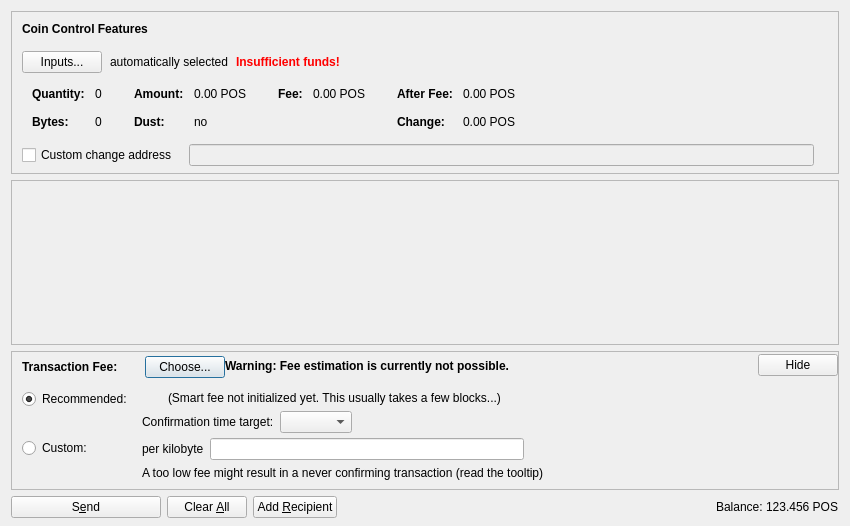
<?xml version="1.0" encoding="UTF-8"?>
<ui version="4.0">
 <class>SendCoinsDialog</class>
 <widget class="QDialog" name="SendCoinsDialog">
  <property name="geometry">
   <rect>
    <x>0</x>
    <y>0</y>
    <width>850</width>
    <height>526</height>
   </rect>
  </property>
  <property name="windowTitle">
   <string>Send Coins</string>
  </property>
  <layout class="QVBoxLayout" name="verticalLayout" stretch="0,1,0,0">
   <property name="bottomMargin">
    <number>8</number>
   </property>
   <item>
    <widget class="QFrame" name="frameCoinControl">
     <property name="sizePolicy">
      <sizepolicy hsizetype="Expanding" vsizetype="Expanding">
       <horstretch>0</horstretch>
       <verstretch>0</verstretch>
      </sizepolicy>
     </property>
     <property name="maximumSize">
      <size>
       <width>16777215</width>
       <height>16777215</height>
      </size>
     </property>
     <property name="frameShape">
      <enum>QFrame::StyledPanel</enum>
     </property>
     <property name="frameShadow">
      <enum>QFrame::Sunken</enum>
     </property>
     <layout class="QVBoxLayout" name="verticalLayoutCoinControl2">
      <property name="spacing">
       <number>0</number>
      </property>
      <property name="leftMargin">
       <number>0</number>
      </property>
      <property name="topMargin">
       <number>0</number>
      </property>
      <property name="rightMargin">
       <number>0</number>
      </property>
      <property name="bottomMargin">
       <number>6</number>
      </property>
      <item>
       <layout class="QVBoxLayout" name="verticalLayoutCoinControl" stretch="0,0,0,0,1">
        <property name="spacing">
         <number>0</number>
        </property>
        <property name="leftMargin">
         <number>10</number>
        </property>
        <property name="topMargin">
         <number>10</number>
        </property>
        <item>
         <layout class="QHBoxLayout" name="horizontalLayoutCoinControl1">
          <property name="bottomMargin">
           <number>15</number>
          </property>
          <item>
           <widget class="QLabel" name="labelCoinControlFeatures">
            <property name="sizePolicy">
             <sizepolicy hsizetype="Preferred" vsizetype="Maximum">
              <horstretch>0</horstretch>
              <verstretch>0</verstretch>
             </sizepolicy>
            </property>
            <property name="font">
             <font>
              <weight>75</weight>
              <bold>true</bold>
             </font>
            </property>
            <property name="styleSheet">
             <string notr="true">font-weight:bold;</string>
            </property>
            <property name="text">
             <string>Coin Control Features</string>
            </property>
           </widget>
          </item>
         </layout>
        </item>
        <item>
         <layout class="QHBoxLayout" name="horizontalLayoutCoinControl2" stretch="0,0,0,0">
          <property name="spacing">
           <number>8</number>
          </property>
          <property name="bottomMargin">
           <number>10</number>
          </property>
          <item>
           <widget class="QPushButton" name="pushButtonCoinControl">
            <property name="styleSheet">
             <string notr="true"/>
            </property>
            <property name="text">
             <string>Inputs...</string>
            </property>
            <property name="autoDefault">
             <bool>false</bool>
            </property>
           </widget>
          </item>
          <item>
           <widget class="QLabel" name="labelCoinControlAutomaticallySelected">
            <property name="text">
             <string>automatically selected</string>
            </property>
            <property name="margin">
             <number>5</number>
            </property>
           </widget>
          </item>
          <item>
           <widget class="QLabel" name="labelCoinControlInsuffFunds">
            <property name="font">
             <font>
              <weight>75</weight>
              <bold>true</bold>
             </font>
            </property>
            <property name="styleSheet">
             <string notr="true">color:red;font-weight:bold;</string>
            </property>
            <property name="text">
             <string>Insufficient funds!</string>
            </property>
            <property name="margin">
             <number>5</number>
            </property>
           </widget>
          </item>
          <item>
           <spacer name="horizontalSpacerCoinControl">
            <property name="orientation">
             <enum>Qt::Horizontal</enum>
            </property>
            <property name="sizeHint" stdset="0">
             <size>
              <width>40</width>
              <height>1</height>
             </size>
            </property>
           </spacer>
          </item>
         </layout>
        </item>
        <item>
         <widget class="QWidget" name="widgetCoinControl" native="true">
          <property name="sizePolicy">
           <sizepolicy hsizetype="Preferred" vsizetype="Preferred">
            <horstretch>0</horstretch>
            <verstretch>0</verstretch>
           </sizepolicy>
          </property>
          <property name="minimumSize">
           <size>
            <width>0</width>
            <height>0</height>
           </size>
          </property>
          <property name="styleSheet">
           <string notr="true"/>
          </property>
          <layout class="QHBoxLayout" name="horizontalLayoutCoinControl5">
           <property name="leftMargin">
            <number>0</number>
           </property>
           <property name="topMargin">
            <number>0</number>
           </property>
           <property name="rightMargin">
            <number>0</number>
           </property>
           <property name="bottomMargin">
            <number>0</number>
           </property>
           <item>
            <layout class="QHBoxLayout" name="horizontalLayoutCoinControl3" stretch="0,0,0,1">
             <property name="spacing">
              <number>20</number>
             </property>
             <property name="topMargin">
              <number>0</number>
             </property>
             <property name="bottomMargin">
              <number>10</number>
             </property>
             <item>
              <layout class="QFormLayout" name="formLayoutCoinControl1">
               <property name="horizontalSpacing">
                <number>10</number>
               </property>
               <property name="verticalSpacing">
                <number>14</number>
               </property>
               <property name="leftMargin">
                <number>10</number>
               </property>
               <property name="topMargin">
                <number>4</number>
               </property>
               <property name="rightMargin">
                <number>6</number>
               </property>
               <item row="0" column="0">
                <widget class="QLabel" name="labelCoinControlQuantityText">
                 <property name="font">
                  <font>
                   <weight>75</weight>
                   <bold>true</bold>
                  </font>
                 </property>
                 <property name="text">
                  <string>Quantity:</string>
                 </property>
                 <property name="margin">
                  <number>0</number>
                 </property>
                </widget>
               </item>
               <item row="0" column="1">
                <widget class="QLabel" name="labelCoinControlQuantity">
                 <property name="cursor">
                  <cursorShape>IBeamCursor</cursorShape>
                 </property>
                 <property name="contextMenuPolicy">
                  <enum>Qt::ActionsContextMenu</enum>
                 </property>
                 <property name="text">
                  <string notr="true">0</string>
                 </property>
                 <property name="margin">
                  <number>0</number>
                 </property>
                 <property name="textInteractionFlags">
                  <set>Qt::LinksAccessibleByMouse|Qt::TextSelectableByKeyboard|Qt::TextSelectableByMouse</set>
                 </property>
                </widget>
               </item>
               <item row="1" column="0">
                <widget class="QLabel" name="labelCoinControlBytesText">
                 <property name="font">
                  <font>
                   <weight>75</weight>
                   <bold>true</bold>
                  </font>
                 </property>
                 <property name="text">
                  <string>Bytes:</string>
                 </property>
                </widget>
               </item>
               <item row="1" column="1">
                <widget class="QLabel" name="labelCoinControlBytes">
                 <property name="cursor">
                  <cursorShape>IBeamCursor</cursorShape>
                 </property>
                 <property name="contextMenuPolicy">
                  <enum>Qt::ActionsContextMenu</enum>
                 </property>
                 <property name="text">
                  <string notr="true">0</string>
                 </property>
                 <property name="textInteractionFlags">
                  <set>Qt::LinksAccessibleByMouse|Qt::TextSelectableByKeyboard|Qt::TextSelectableByMouse</set>
                 </property>
                </widget>
               </item>
              </layout>
             </item>
             <item>
              <layout class="QFormLayout" name="formLayoutCoinControl2">
               <property name="horizontalSpacing">
                <number>10</number>
               </property>
               <property name="verticalSpacing">
                <number>14</number>
               </property>
               <property name="leftMargin">
                <number>6</number>
               </property>
               <property name="topMargin">
                <number>4</number>
               </property>
               <property name="rightMargin">
                <number>6</number>
               </property>
               <item row="0" column="0">
                <widget class="QLabel" name="labelCoinControlAmountText">
                 <property name="font">
                  <font>
                   <weight>75</weight>
                   <bold>true</bold>
                  </font>
                 </property>
                 <property name="text">
                  <string>Amount:</string>
                 </property>
                 <property name="margin">
                  <number>0</number>
                 </property>
                </widget>
               </item>
               <item row="0" column="1">
                <widget class="QLabel" name="labelCoinControlAmount">
                 <property name="cursor">
                  <cursorShape>IBeamCursor</cursorShape>
                 </property>
                 <property name="contextMenuPolicy">
                  <enum>Qt::ActionsContextMenu</enum>
                 </property>
                 <property name="text">
                  <string notr="true">0.00 POS</string>
                 </property>
                 <property name="textInteractionFlags">
                  <set>Qt::LinksAccessibleByMouse|Qt::TextSelectableByKeyboard|Qt::TextSelectableByMouse</set>
                 </property>
                </widget>
               </item>
               <item row="1" column="0">
                <widget class="QLabel" name="labelCoinControlLowOutputText">
                 <property name="font">
                  <font>
                   <weight>75</weight>
                   <bold>true</bold>
                  </font>
                 </property>
                 <property name="text">
                  <string>Dust:</string>
                 </property>
                </widget>
               </item>
               <item row="1" column="1">
                <widget class="QLabel" name="labelCoinControlLowOutput">
                 <property name="cursor">
                  <cursorShape>IBeamCursor</cursorShape>
                 </property>
                 <property name="contextMenuPolicy">
                  <enum>Qt::ActionsContextMenu</enum>
                 </property>
                 <property name="text">
                  <string notr="true">no</string>
                 </property>
                 <property name="textInteractionFlags">
                  <set>Qt::LinksAccessibleByMouse|Qt::TextSelectableByKeyboard|Qt::TextSelectableByMouse</set>
                 </property>
                </widget>
               </item>
              </layout>
             </item>
             <item>
              <layout class="QFormLayout" name="formLayoutCoinControl3">
               <property name="horizontalSpacing">
                <number>10</number>
               </property>
               <property name="verticalSpacing">
                <number>14</number>
               </property>
               <property name="leftMargin">
                <number>6</number>
               </property>
               <property name="topMargin">
                <number>4</number>
               </property>
               <property name="rightMargin">
                <number>6</number>
               </property>
               <item row="0" column="0">
                <widget class="QLabel" name="labelCoinControlFeeText">
                 <property name="font">
                  <font>
                   <weight>75</weight>
                   <bold>true</bold>
                  </font>
                 </property>
                 <property name="text">
                  <string>Fee:</string>
                 </property>
                 <property name="margin">
                  <number>0</number>
                 </property>
                </widget>
               </item>
               <item row="0" column="1">
                <widget class="QLabel" name="labelCoinControlFee">
                 <property name="cursor">
                  <cursorShape>IBeamCursor</cursorShape>
                 </property>
                 <property name="contextMenuPolicy">
                  <enum>Qt::ActionsContextMenu</enum>
                 </property>
                 <property name="text">
                  <string notr="true">0.00 POS</string>
                 </property>
                 <property name="textInteractionFlags">
                  <set>Qt::LinksAccessibleByMouse|Qt::TextSelectableByKeyboard|Qt::TextSelectableByMouse</set>
                 </property>
                </widget>
               </item>
              </layout>
             </item>
             <item>
              <layout class="QFormLayout" name="formLayoutCoinControl4">
               <property name="horizontalSpacing">
                <number>10</number>
               </property>
               <property name="verticalSpacing">
                <number>14</number>
               </property>
               <property name="leftMargin">
                <number>6</number>
               </property>
               <property name="topMargin">
                <number>4</number>
               </property>
               <property name="rightMargin">
                <number>6</number>
               </property>
               <item row="0" column="0">
                <widget class="QLabel" name="labelCoinControlAfterFeeText">
                 <property name="font">
                  <font>
                   <weight>75</weight>
                   <bold>true</bold>
                  </font>
                 </property>
                 <property name="text">
                  <string>After Fee:</string>
                 </property>
                 <property name="margin">
                  <number>0</number>
                 </property>
                </widget>
               </item>
               <item row="0" column="1">
                <widget class="QLabel" name="labelCoinControlAfterFee">
                 <property name="cursor">
                  <cursorShape>IBeamCursor</cursorShape>
                 </property>
                 <property name="contextMenuPolicy">
                  <enum>Qt::ActionsContextMenu</enum>
                 </property>
                 <property name="text">
                  <string notr="true">0.00 POS</string>
                 </property>
                 <property name="textInteractionFlags">
                  <set>Qt::LinksAccessibleByMouse|Qt::TextSelectableByKeyboard|Qt::TextSelectableByMouse</set>
                 </property>
                </widget>
               </item>
               <item row="1" column="0">
                <widget class="QLabel" name="labelCoinControlChangeText">
                 <property name="font">
                  <font>
                   <weight>75</weight>
                   <bold>true</bold>
                  </font>
                 </property>
                 <property name="text">
                  <string>Change:</string>
                 </property>
                </widget>
               </item>
               <item row="1" column="1">
                <widget class="QLabel" name="labelCoinControlChange">
                 <property name="cursor">
                  <cursorShape>IBeamCursor</cursorShape>
                 </property>
                 <property name="contextMenuPolicy">
                  <enum>Qt::ActionsContextMenu</enum>
                 </property>
                 <property name="text">
                  <string notr="true">0.00 POS</string>
                 </property>
                 <property name="textInteractionFlags">
                  <set>Qt::LinksAccessibleByMouse|Qt::TextSelectableByKeyboard|Qt::TextSelectableByMouse</set>
                 </property>
                </widget>
               </item>
              </layout>
             </item>
            </layout>
           </item>
          </layout>
         </widget>
        </item>
        <item>
         <layout class="QHBoxLayout" name="horizontalLayoutCoinControl4" stretch="0,0,0">
          <property name="spacing">
           <number>12</number>
          </property>
          <property name="sizeConstraint">
           <enum>QLayout::SetDefaultConstraint</enum>
          </property>
          <property name="topMargin">
           <number>5</number>
          </property>
          <property name="rightMargin">
           <number>5</number>
          </property>
          <item>
           <widget class="QCheckBox" name="checkBoxCoinControlChange">
            <property name="toolTip">
             <string>If this is activated, but the change address is empty or invalid, change will be sent to a newly generated address.</string>
            </property>
            <property name="text">
             <string>Custom change address</string>
            </property>
           </widget>
          </item>
          <item>
           <widget class="QValidatedLineEdit" name="lineEditCoinControlChange">
            <property name="enabled">
             <bool>false</bool>
            </property>
            <property name="sizePolicy">
             <sizepolicy hsizetype="Expanding" vsizetype="Fixed">
              <horstretch>0</horstretch>
              <verstretch>0</verstretch>
             </sizepolicy>
            </property>
           </widget>
          </item>
          <item>
           <widget class="QLabel" name="labelCoinControlChangeLabel">
            <property name="sizePolicy">
             <sizepolicy hsizetype="Preferred" vsizetype="Expanding">
              <horstretch>0</horstretch>
              <verstretch>0</verstretch>
             </sizepolicy>
            </property>
            <property name="minimumSize">
             <size>
              <width>0</width>
              <height>0</height>
             </size>
            </property>
            <property name="text">
             <string/>
            </property>
            <property name="margin">
             <number>3</number>
            </property>
           </widget>
          </item>
         </layout>
        </item>
        <item>
         <spacer name="verticalSpacerCoinControl">
          <property name="orientation">
           <enum>Qt::Vertical</enum>
          </property>
          <property name="sizeHint" stdset="0">
           <size>
            <width>800</width>
            <height>1</height>
           </size>
          </property>
         </spacer>
        </item>
       </layout>
      </item>
     </layout>
    </widget>
   </item>
   <item>
    <widget class="QScrollArea" name="scrollArea">
     <property name="widgetResizable">
      <bool>true</bool>
     </property>
     <widget class="QWidget" name="scrollAreaWidgetContents">
      <property name="geometry">
       <rect>
        <x>0</x>
        <y>0</y>
        <width>830</width>
        <height>104</height>
       </rect>
      </property>
      <layout class="QVBoxLayout" name="verticalLayout_2" stretch="0,1">
       <property name="leftMargin">
        <number>0</number>
       </property>
       <property name="topMargin">
        <number>0</number>
       </property>
       <property name="rightMargin">
        <number>0</number>
       </property>
       <property name="bottomMargin">
        <number>0</number>
       </property>
       <item>
        <layout class="QVBoxLayout" name="entries">
         <property name="spacing">
          <number>6</number>
         </property>
        </layout>
       </item>
       <item>
        <spacer name="verticalSpacer">
         <property name="orientation">
          <enum>Qt::Vertical</enum>
         </property>
         <property name="sizeHint" stdset="0">
          <size>
           <width>20</width>
           <height>40</height>
          </size>
         </property>
        </spacer>
       </item>
      </layout>
     </widget>
    </widget>
   </item>
   <item>
    <widget class="QFrame" name="frameFee">
     <property name="sizePolicy">
      <sizepolicy hsizetype="Expanding" vsizetype="Expanding">
       <horstretch>0</horstretch>
       <verstretch>0</verstretch>
      </sizepolicy>
     </property>
     <property name="maximumSize">
      <size>
       <width>16777215</width>
       <height>16777215</height>
      </size>
     </property>
     <property name="frameShape">
      <enum>QFrame::StyledPanel</enum>
     </property>
     <property name="frameShadow">
      <enum>QFrame::Sunken</enum>
     </property>
     <layout class="QVBoxLayout" name="verticalLayoutFee1">
      <property name="spacing">
       <number>0</number>
      </property>
      <property name="leftMargin">
       <number>0</number>
      </property>
      <property name="topMargin">
       <number>0</number>
      </property>
      <property name="rightMargin">
       <number>0</number>
      </property>
      <property name="bottomMargin">
       <number>0</number>
      </property>
      <item>
       <layout class="QVBoxLayout" name="verticalLayoutFee2" stretch="0,0,0">
        <property name="spacing">
         <number>0</number>
        </property>
        <property name="leftMargin">
         <number>10</number>
        </property>
        <property name="topMargin">
         <number>0</number>
        </property>
        <item>
         <layout class="QHBoxLayout" name="horizontalLayoutFee1">
          <property name="bottomMargin">
           <number>0</number>
          </property>
          <item>
           <layout class="QVBoxLayout" name="verticalLayoutFee7">
            <property name="spacing">
             <number>0</number>
            </property>
            <item>
             <spacer name="verticalSpacerSmartFee">
              <property name="orientation">
               <enum>Qt::Vertical</enum>
              </property>
              <property name="sizeType">
               <enum>QSizePolicy::Fixed</enum>
              </property>
              <property name="sizeHint" stdset="0">
               <size>
                <width>1</width>
                <height>4</height>
               </size>
              </property>
             </spacer>
            </item>
            <item>
             <layout class="QHBoxLayout" name="horizontalLayoutSmartFee">
              <property name="spacing">
               <number>10</number>
              </property>
              <item>
               <widget class="QLabel" name="labelFeeHeadline">
                <property name="sizePolicy">
                 <sizepolicy hsizetype="Preferred" vsizetype="Maximum">
                  <horstretch>0</horstretch>
                  <verstretch>0</verstretch>
                 </sizepolicy>
                </property>
                <property name="font">
                 <font>
                  <weight>75</weight>
                  <bold>true</bold>
                 </font>
                </property>
                <property name="styleSheet">
                 <string notr="true">font-weight:bold;</string>
                </property>
                <property name="text">
                 <string>Transaction Fee:</string>
                </property>
               </widget>
              </item>
              <item>
               <widget class="QLabel" name="labelFeeMinimized">
                <property name="text">
                 <string/>
                </property>
               </widget>
              </item>
              <item>
               <widget class="QPushButton" name="buttonChooseFee">
                <property name="text">
                 <string>Choose...</string>
                </property>
               </widget>
              </item>
             </layout>
            </item>
            <item>
             <spacer name="verticalSpacer_5">
              <property name="orientation">
               <enum>Qt::Vertical</enum>
              </property>
              <property name="sizeHint" stdset="0">
               <size>
                <width>1</width>
                <height>1</height>
               </size>
              </property>
             </spacer>
            </item>
           </layout>
          </item>
          <item>
           <widget class="QLabel" name="fallbackFeeWarningLabel">
            <property name="toolTip">
             <string>Using the fallbackfee can result in sending a transaction that will take several hours or days (or never) to confirm. Consider choosing your fee manually or wait until you have validated the complete chain.</string>
            </property>
            <property name="font">
            <font>
                <weight>75</weight>
                <bold>true</bold>
            </font>
            </property>
            <property name="text">
             <string>Warning: Fee estimation is currently not possible.</string>
            </property>
            <property name="wordWrap">
             <bool>false</bool>
            </property>
           </widget>
          </item>
          <item>
           <spacer name="horizontalSpacer_4">
            <property name="orientation">
             <enum>Qt::Horizontal</enum>
            </property>
            <property name="sizeType">
             <enum>QSizePolicy::MinimumExpanding</enum>
            </property>
            <property name="sizeHint" stdset="0">
             <size>
              <width>40</width>
              <height>20</height>
             </size>
            </property>
           </spacer>
          </item>
          <item>
           <widget class="QPushButton" name="buttonMinimizeFee">
            <property name="toolTip">
             <string>collapse fee-settings</string>
            </property>
            <property name="text">
             <string>Hide</string>
            </property>
           </widget>
          </item>
         </layout>
        </item>
        <item>
         <widget class="QFrame" name="frameFeeSelection">
          <layout class="QVBoxLayout" name="verticalLayoutFee12">
           <property name="spacing">
            <number>0</number>
           </property>
           <property name="leftMargin">
            <number>0</number>
           </property>
           <property name="topMargin">
            <number>0</number>
           </property>
           <property name="rightMargin">
            <number>0</number>
           </property>
           <property name="bottomMargin">
            <number>0</number>
           </property>
           <item>
            <layout class="QGridLayout" name="gridLayoutFee">
             <property name="topMargin">
              <number>10</number>
             </property>
             <property name="bottomMargin">
              <number>4</number>
             </property>
             <property name="horizontalSpacing">
              <number>10</number>
             </property>
             <property name="verticalSpacing">
              <number>4</number>
             </property>
             <item row="1" column="1">
              <layout class="QVBoxLayout" name="verticalLayoutFee8">
               <property name="spacing">
                <number>6</number>
               </property>
               <item>
                <layout class="QHBoxLayout" name="horizontalLayoutFee13">
                 <item>
                  <widget class="QLabel" name="labelCustomPerKilobyte">
                   <property name="toolTip">
                    <string>Specify a custom fee per kB (1,000 bytes) of the transaction's virtual size.

Note:  Since the fee is calculated on a per-byte basis, a fee of "100 satoshis per kB" for a transaction size of 500 bytes (half of 1 kB) would ultimately yield a fee of only 50 satoshis.</string>
                   </property>
                   <property name="text">
                    <string>per kilobyte</string>
                   </property>
                  </widget>
                 </item>
                 <item>
                  <widget class="BitcoinAmountField" name="customFee"/>
                 </item>
                 <item>
                  <spacer name="horizontalSpacer_6">
                   <property name="orientation">
                    <enum>Qt::Horizontal</enum>
                   </property>
                   <property name="sizeHint" stdset="0">
                    <size>
                     <width>1</width>
                     <height>1</height>
                    </size>
                   </property>
                  </spacer>
                 </item>
                </layout>
               </item>
               <item>
                <layout class="QHBoxLayout" name="horizontalLayoutFee8">
                 <item>
                  <widget class="QLabel" name="labelCustomFeeWarning">
                   <property name="enabled">
                    <bool>true</bool>
                   </property>
                   <property name="toolTip">
                    <string>When there is less transaction volume than space in the blocks, miners as well as relaying nodes may enforce a minimum fee. Paying only this minimum fee is just fine, but be aware that this can result in a never confirming transaction once there is more demand for poscoin transactions than the network can process.</string>
                   </property>
                   <property name="text">
                    <string>A too low fee might result in a never confirming transaction (read the tooltip)</string>
                   </property>
                  </widget>
                 </item>
                 <item>
                  <spacer name="horizontalSpacer_2">
                   <property name="orientation">
                    <enum>Qt::Horizontal</enum>
                   </property>
                   <property name="sizeHint" stdset="0">
                    <size>
                     <width>1</width>
                     <height>1</height>
                    </size>
                   </property>
                  </spacer>
                 </item>
                </layout>
               </item>
              </layout>
             </item>
             <item row="0" column="0">
              <layout class="QVBoxLayout" name="verticalLayoutFee4" stretch="0,1">
               <item>
                <widget class="QRadioButton" name="radioSmartFee">
                 <property name="text">
                  <string>Recommended:</string>
                 </property>
                 <property name="checked">
                  <bool>true</bool>
                 </property>
                 <attribute name="buttonGroup">
                  <string notr="true">groupFee</string>
                 </attribute>
                </widget>
               </item>
               <item>
                <spacer name="verticalSpacer_2">
                 <property name="orientation">
                  <enum>Qt::Vertical</enum>
                 </property>
                 <property name="sizeHint" stdset="0">
                  <size>
                   <width>1</width>
                   <height>1</height>
                  </size>
                 </property>
                </spacer>
               </item>
              </layout>
             </item>
             <item row="1" column="0">
              <layout class="QVBoxLayout" name="verticalLayoutFee9" stretch="0,1">
               <item>
                <widget class="QRadioButton" name="radioCustomFee">
                 <property name="text">
                  <string>Custom:</string>
                 </property>
                 <attribute name="buttonGroup">
                  <string notr="true">groupFee</string>
                 </attribute>
                </widget>
               </item>
               <item>
                <spacer name="verticalSpacer_6">
                 <property name="orientation">
                  <enum>Qt::Vertical</enum>
                 </property>
                 <property name="sizeHint" stdset="0">
                  <size>
                   <width>1</width>
                   <height>1</height>
                  </size>
                 </property>
                </spacer>
               </item>
              </layout>
             </item>
             <item row="0" column="1">
              <layout class="QVBoxLayout" name="verticalLayoutFee3" stretch="0,0,1">
               <property name="spacing">
                <number>6</number>
               </property>
               <property name="topMargin">
                <number>2</number>
               </property>
               <item>
                <layout class="QHBoxLayout" name="horizontalLayoutFee12">
                 <item>
                  <widget class="QLabel" name="labelSmartFee">
                   <property name="text">
                    <string/>
                   </property>
                  </widget>
                 </item>
                 <item>
                  <widget class="QLabel" name="labelFeeEstimation">
                   <property name="text">
                    <string/>
                   </property>
                  </widget>
                 </item>
                 <item>
                  <widget class="QLabel" name="labelSmartFee2">
                   <property name="text">
                    <string>(Smart fee not initialized yet. This usually takes a few blocks...)</string>
                   </property>
                  </widget>
                 </item>
                 <item>
                  <spacer name="horizontalSpacer_5">
                   <property name="orientation">
                    <enum>Qt::Horizontal</enum>
                   </property>
                   <property name="sizeHint" stdset="0">
                    <size>
                     <width>1</width>
                     <height>1</height>
                    </size>
                   </property>
                  </spacer>
                 </item>
                </layout>
               </item>
               <item>
                <layout class="QHBoxLayout" name="horizontalLayoutFee9">
                 <item>
                  <layout class="QVBoxLayout" name="verticalLayoutFee6">
                   <item>
                    <widget class="QLabel" name="labelSmartFee3">
                     <property name="text">
                      <string>Confirmation time target:</string>
                     </property>
                    </widget>
                   </item>
                  </layout>
                 </item>
                 <item>
                  <layout class="QVBoxLayout" name="verticalLayoutFee5">
                   <property name="rightMargin">
                    <number>30</number>
                   </property>
                   <item>
                    <layout class="QHBoxLayout" name="horizontalLayoutConfTarget">
                     <property name="bottomMargin">
                      <number>0</number>
                     </property>
                     <item>
                      <widget class="QComboBox" name="confTargetSelector"/>
                     </item>
                     <item>
                      <spacer name="horizontalSpacerConfTarget">
                       <property name="orientation">
                        <enum>Qt::Horizontal</enum>
                       </property>
                       <property name="sizeHint" stdset="0">
                        <size>
                         <width>40</width>
                         <height>20</height>
                        </size>
                       </property>
                      </spacer>
                     </item>
                    </layout>
                   </item>
                  </layout>
                 </item>
                </layout>
               </item>
               <item>
                <spacer name="verticalSpacer_4">
                 <property name="orientation">
                  <enum>Qt::Vertical</enum>
                 </property>
                 <property name="sizeHint" stdset="0">
                  <size>
                   <width>1</width>
                   <height>1</height>
                  </size>
                 </property>
                </spacer>
               </item>
              </layout>
             </item>
            </layout>
           </item>
          </layout>
         </widget>
        </item>
        <item>
         <spacer name="verticalSpacerFee">
          <property name="orientation">
           <enum>Qt::Vertical</enum>
          </property>
          <property name="sizeHint" stdset="0">
           <size>
            <width>40</width>
            <height>5</height>
           </size>
          </property>
         </spacer>
        </item>
       </layout>
      </item>
     </layout>
    </widget>
   </item>
   <item>
    <layout class="QHBoxLayout" name="horizontalLayout">
     <item>
      <widget class="QPushButton" name="sendButton">
       <property name="minimumSize">
        <size>
         <width>150</width>
         <height>0</height>
        </size>
       </property>
       <property name="toolTip">
        <string>Confirm the send action</string>
       </property>
       <property name="text">
        <string>S&amp;end</string>
       </property>
       <property name="icon">
        <iconset resource="../bitcoin.qrc">
         <normaloff>:/icons/send</normaloff>:/icons/send</iconset>
       </property>
       <property name="autoDefault">
        <bool>false</bool>
       </property>
       <property name="default">
        <bool>false</bool>
       </property>
      </widget>
     </item>
     <item>
      <widget class="QPushButton" name="clearButton">
       <property name="sizePolicy">
        <sizepolicy hsizetype="Minimum" vsizetype="Fixed">
         <horstretch>0</horstretch>
         <verstretch>0</verstretch>
        </sizepolicy>
       </property>
       <property name="toolTip">
        <string>Clear all fields of the form.</string>
       </property>
       <property name="text">
        <string>Clear &amp;All</string>
       </property>
       <property name="icon">
        <iconset resource="../bitcoin.qrc">
         <normaloff>:/icons/remove</normaloff>:/icons/remove</iconset>
       </property>
       <property name="autoDefault">
        <bool>false</bool>
       </property>
      </widget>
     </item>
     <item>
      <widget class="QPushButton" name="addButton">
       <property name="toolTip">
        <string>Send to multiple recipients at once</string>
       </property>
       <property name="text">
        <string>Add &amp;Recipient</string>
       </property>
       <property name="icon">
        <iconset resource="../bitcoin.qrc">
         <normaloff>:/icons/add</normaloff>:/icons/add</iconset>
       </property>
       <property name="autoDefault">
        <bool>false</bool>
       </property>
      </widget>
     </item>
     <item>
      <spacer name="horizontalSpacer">
       <property name="orientation">
        <enum>Qt::Horizontal</enum>
       </property>
       <property name="sizeHint" stdset="0">
        <size>
         <width>40</width>
         <height>20</height>
        </size>
       </property>
      </spacer>
     </item>
     <item>
      <layout class="QHBoxLayout" name="horizontalLayout_2">
       <property name="spacing">
        <number>3</number>
       </property>
       <item>
        <widget class="QLabel" name="label">
         <property name="sizePolicy">
          <sizepolicy hsizetype="Preferred" vsizetype="Fixed">
           <horstretch>0</horstretch>
           <verstretch>0</verstretch>
          </sizepolicy>
         </property>
         <property name="text">
          <string>Balance:</string>
         </property>
        </widget>
       </item>
       <item>
        <widget class="QLabel" name="labelBalance">
         <property name="sizePolicy">
          <sizepolicy hsizetype="Preferred" vsizetype="Fixed">
           <horstretch>0</horstretch>
           <verstretch>0</verstretch>
          </sizepolicy>
         </property>
         <property name="cursor">
          <cursorShape>IBeamCursor</cursorShape>
         </property>
         <property name="text">
          <string notr="true">123.456 POS</string>
         </property>
         <property name="textInteractionFlags">
          <set>Qt::LinksAccessibleByMouse|Qt::TextSelectableByKeyboard|Qt::TextSelectableByMouse</set>
         </property>
        </widget>
       </item>
      </layout>
     </item>
    </layout>
   </item>
  </layout>
 </widget>
 <customwidgets>
  <customwidget>
   <class>QValidatedLineEdit</class>
   <extends>QLineEdit</extends>
   <header>qt/qvalidatedlineedit.h</header>
  </customwidget>
  <customwidget>
   <class>BitcoinAmountField</class>
   <extends>QLineEdit</extends>
   <header>qt/bitcoinamountfield.h</header>
   <container>1</container>
  </customwidget>
 </customwidgets>
 <resources>
  <include location="../bitcoin.qrc"/>
 </resources>
 <connections/>
 <buttongroups>
  <buttongroup name="groupFee"/>
 </buttongroups>
</ui>
